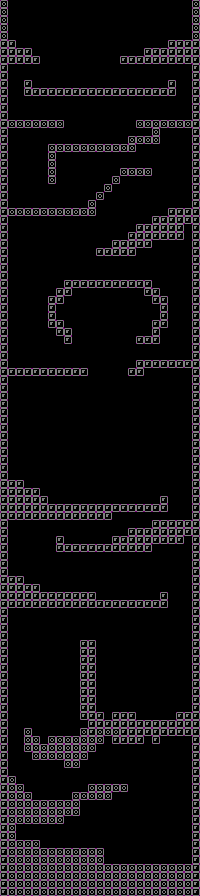

Tiled map render using the project's own tile images. Description and the map definition, with tile-layer contents summarised, below:
An orthogonal 25x112 tile map with 8x8 px tiles, 1 tile layer (tiles) and 89 objects (34x coin, 19x bridge, 12x spike, 10x ghost, 9x delk, ...).

<map version="1.5" tiledversion="1.7.2" orientation="orthogonal" renderorder="right-down" width="25" height="112" tilewidth="8" tileheight="8" infinite="0" nextlayerid="3" nextobjectid="90">
 <tileset firstgid="1" source="imgsheet.tsx" />
 <layer id="1" name="tiles" width="25" height="112">
  <data>[2800 cells, 775 non-empty, 2 distinct tile ids]</data>
 </layer>
 <objectgroup id="2" name="objects">
  <object id="1" name="spike" gid="14" x="8" y="208" width="8" height="8" />
  <object id="2" name="spike" gid="14" x="16" y="208" width="8" height="8" />
  <object id="3" name="spike" gid="14" x="184" y="208" width="8" height="8" />
  <object id="4" name="spike" gid="14" x="128" y="232" width="8" height="8" />
  <object id="5" name="spike" gid="14" x="8" y="480" width="8" height="8" />
  <object id="6" name="spike" gid="14" x="16" y="480" width="8" height="8" />
  <object id="7" name="spike" gid="14" x="24" y="488" width="8" height="8" />
  <object id="8" name="spike" gid="14" x="104" y="720" width="8" height="8" />
  <object id="9" name="spike" gid="14" x="72" y="736" width="8" height="8" />
  <object id="10" name="spike" gid="14" x="64" y="736" width="8" height="8" />
  <object id="11" name="spike" gid="14" x="176" y="864" width="8" height="8" />
  <object id="12" name="spike" gid="14" x="184" y="864" width="8" height="8" />
  <object id="13" name="delk" gid="49" x="80" y="80" width="8" height="8" />
  <object id="14" name="delk" gid="49" x="184" y="40" width="8" height="8" />
  <object id="15" name="delk" gid="49" x="136" y="80" width="8" height="8" />
  <object id="16" name="delk" gid="49" x="56" y="200" width="8" height="8" />
  <object id="17" name="delk" gid="49" x="96" y="496" width="8" height="8" />
  <object id="18" name="delk" gid="49" x="80" y="536" width="8" height="8" />
  <object id="19" name="delk" gid="49" x="120" y="592" width="8" height="8" />
  <object id="20" name="delk" gid="49" x="152" y="712" width="8" height="8" />
  <object id="21" name="delk" gid="49" x="48" y="792" width="8" height="8" />
  <object id="22" name="ghost" gid="52" x="96" y="128" width="8" height="8" />
  <object id="23" name="ghost" gid="52" x="160" y="168" width="8" height="8" />
  <object id="24" name="ghost" gid="52" x="80" y="400" width="8" height="8" />
  <object id="25" name="ghost" gid="52" x="112" y="408" width="8" height="8" />
  <object id="26" name="ghost" gid="52" x="72" y="424" width="8" height="8" />
  <object id="27" name="ghost" gid="52" x="136" y="424" width="8" height="8" />
  <object id="28" name="ghost" gid="52" x="32" y="384" width="8" height="8" />
  <object id="29" name="ghost" gid="52" x="168" y="384" width="8" height="8" />
  <object id="30" name="ghost" gid="52" x="152" y="840" width="8" height="8" />
  <object id="31" name="ghost" gid="52" x="120" y="824" width="8" height="8" />
  <object id="32" name="bridge" gid="30" x="72" y="344" width="8" height="8" />
  <object id="33" name="bridge" gid="30" x="80" y="344" width="8" height="8" />
  <object id="34" name="bridge" gid="30" x="88" y="344" width="8" height="8" />
  <object id="35" name="bridge" gid="30" x="96" y="344" width="8" height="8" />
  <object id="36" name="bridge" gid="30" x="104" y="344" width="8" height="8" />
  <object id="37" name="bridge" gid="30" x="112" y="344" width="8" height="8" />
  <object id="38" name="bridge" gid="30" x="120" y="344" width="8" height="8" />
  <object id="39" name="bridge" gid="30" x="128" y="344" width="8" height="8" />
  <object id="40" name="bridge" gid="30" x="96" y="320" width="8" height="8" />
  <object id="41" name="bridge" gid="30" x="104" y="320" width="8" height="8" />
  <object id="42" name="bridge" gid="30" x="112" y="320" width="8" height="8" />
  <object id="43" name="bridge" gid="30" x="120" y="320" width="8" height="8" />
  <object id="44" name="bridge" gid="30" x="88" y="320" width="8" height="8" />
  <object id="45" name="bridge" gid="30" x="72" y="360" width="8" height="8" />
  <object id="46" name="bridge" gid="30" x="128" y="360" width="8" height="8" />
  <object id="47" name="bridge" gid="30" x="96" y="704" width="8" height="8" />
  <object id="48" name="bridge" gid="30" x="96" y="688" width="8" height="8" />
  <object id="49" name="bridge" gid="30" x="96" y="672" width="8" height="8" />
  <object id="50" name="bridge" gid="30" x="96" y="656" width="8" height="8" />
  <object id="51" name="door" gid="7" x="24" y="840" width="8" height="8" />
  <object id="52" name="decharger" gid="22" x="104" y="312" width="8" height="8" />
  <object id="53" name="decharger" gid="22" x="32" y="208" width="8" height="8" />
  <object id="54" name="decharger" gid="22" x="184" y="712" width="8" height="8" />
  <object id="55" name="coin" gid="6" x="56" y="72" width="8" height="8" />
  <object id="56" name="coin" gid="6" x="72" y="72" width="8" height="8" />
  <object id="57" name="coin" gid="6" x="88" y="72" width="8" height="8" />
  <object id="58" name="coin" gid="6" x="104" y="72" width="8" height="8" />
  <object id="59" name="coin" gid="6" x="136" y="136" width="8" height="8" />
  <object id="60" name="coin" gid="6" x="144" y="136" width="8" height="8" />
  <object id="61" name="coin" gid="6" x="128" y="136" width="8" height="8" />
  <object id="62" name="coin" gid="6" x="16" y="192" width="8" height="8" />
  <object id="63" name="coin" gid="6" x="24" y="152" width="8" height="8" />
  <object id="64" name="coin" gid="6" x="16" y="160" width="8" height="8" />
  <object id="65" name="coin" gid="6" x="8" y="168" width="8" height="8" />
  <object id="66" name="coin" gid="6" x="8" y="184" width="8" height="8" />
  <object id="67" name="coin" gid="6" x="8" y="192" width="8" height="8" />
  <object id="68" name="coin" gid="6" x="72" y="336" width="8" height="8" />
  <object id="69" name="coin" gid="6" x="80" y="336" width="8" height="8" />
  <object id="70" name="coin" gid="6" x="88" y="336" width="8" height="8" />
  <object id="71" name="coin" gid="6" x="96" y="336" width="8" height="8" />
  <object id="72" name="coin" gid="6" x="104" y="336" width="8" height="8" />
  <object id="73" name="coin" gid="6" x="120" y="336" width="8" height="8" />
  <object id="74" name="coin" gid="6" x="112" y="336" width="8" height="8" />
  <object id="75" name="coin" gid="6" x="128" y="336" width="8" height="8" />
  <object id="76" name="coin" gid="6" x="136" y="312" width="8" height="8" />
  <object id="77" name="coin" gid="6" x="72" y="320" width="8" height="8" />
  <object id="78" name="coin" gid="6" x="72" y="632" width="8" height="8" />
  <object id="79" name="coin" gid="6" x="72" y="640" width="8" height="8" />
  <object id="80" name="coin" gid="6" x="72" y="656" width="8" height="8" />
  <object id="81" name="coin" gid="6" x="72" y="664" width="8" height="8" />
  <object id="82" name="coin" gid="6" x="72" y="672" width="8" height="8" />
  <object id="83" name="coin" gid="6" x="120" y="768" width="8" height="8" />
  <object id="84" name="coin" gid="6" x="128" y="768" width="8" height="8" />
  <object id="85" name="coin" gid="6" x="128" y="776" width="8" height="8" />
  <object id="86" name="coin" gid="6" x="136" y="784" width="8" height="8" />
  <object id="87" name="coin" gid="6" x="136" y="800" width="8" height="8" />
  <object id="88" name="coin" gid="6" x="136" y="816" width="8" height="8" />
  <object id="89" name="playerspawn" gid="33" x="8" y="32" width="8" height="8" />
 </objectgroup>
</map>